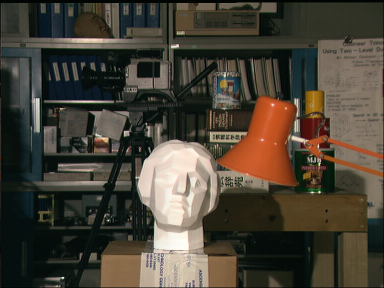
#> input picture Project 2/resources/tsucuba_left.png, 384 x 288 px
$ python task2.py
#> lines starting #> are read from the running program, lines starting #| are printed output that depends on the picture; after the words box and inside, x2 and y2 are one past the last pixel; in counts of white or black regions, pixels touching at a corner belong together
#!/usr/bin/env python
# -*- coding: utf-8 -*-
# @Author: Siddheswar C
# @Email: innocentdevil.sid007@gmail.com


import cv2
import numpy as np


def get_epilines(img, lines, pts1, pts2):
   row, col = img.shape
   img = cv2.cvtColor(img, cv2.COLOR_GRAY2BGR)
   R = 200
   G = 255
   B = 17
   for r, pt1, pt2 in zip(lines, pts1, pts2):
       color = tuple([R, G, B])
       xInit, yInit = map(int, [0, -r[2] / r[1]])
       xNew, yNew = map(int, [col, -(r[2] + r[0] * col) / r[1]])
       img = cv2.line(img, (xInit, yInit), (xNew, yNew), color, 1)
       img = cv2.circle(img, tuple(pt1), 5, color, -1)
       R += 30
       G -= 20
       B += 5
   return img


def task2():
    # reading images
    imgL_color = cv2.imread(r'../resources/tsucuba_left.png')
#> imgL_color is the input picture: shape (288, 384, 3); mean B, G, R 54.7, 66.6, 73.2
    imgR_color = cv2.imread(r'../resources/tsucuba_right.png')
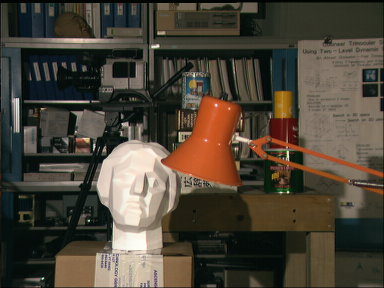
#> input picture Project 2/resources/tsucuba_right.png, 384 x 288 px
#> imgR_color is the input picture: shape (288, 384, 3); mean B, G, R 55.6, 68.2, 75.9

    imgL_gray = cv2.imread(r'../resources/tsucuba_left.png', 0)
#> imgL_gray: shape (288, 384); min 0, max 253, mean 68.4
    imgR_gray = cv2.imread(r'../resources/tsucuba_right.png', 0)
#> imgR_gray: shape (288, 384); min 0, max 253, mean 70.3

    sift = cv2.xfeatures2d.SIFT_create()

    kp1, des1 = sift.detectAndCompute(imgL_color, None)
#> kp1 = 717 keypoints; strongest (x, y, size): (174, 178, 47.3), (126, 133, 3.8), (177, 46, 2.7), (36, 102, 5.7)
    kp2, des2 = sift.detectAndCompute(imgR_color, None)
#> kp2 = 708 keypoints; strongest (x, y, size): (94, 146, 1.9), (133, 178, 47.6), (157, 46, 2.7), (288, 153, 1.9)

    # draw key points on the images
    key_points_imgL = cv2.drawKeypoints(imgL_color, kp1, None, flags=cv2.DRAW_MATCHES_FLAGS_DRAW_RICH_KEYPOINTS)
    key_points_imgR = cv2.drawKeypoints(imgR_color, kp2, None, flags=cv2.DRAW_MATCHES_FLAGS_DRAW_RICH_KEYPOINTS)
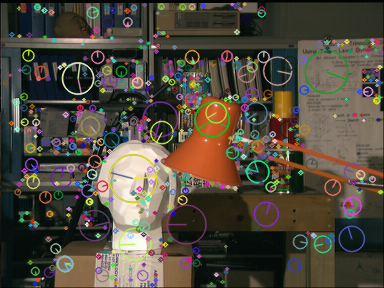
#> key_points_imgR: shape (288, 384, 3); mean B, G, R 62.3, 74.3, 81.1

    cv2.imwrite('../output_images/task2_sift1.jpg', key_points_imgL)
    cv2.imwrite('../output_images/task2_sift2.jpg', key_points_imgR)

    matcher = cv2.DescriptorMatcher_create(cv2.DescriptorMatcher_FLANNBASED)
    matches = matcher.knnMatch(des1, des2, k = 2)
#> matches = 717 matches

    good_matches = []
    ptsL = []
    ptsR = []
    for m, n in matches:
       if m.distance < 0.75*n.distance:
           good_matches.append([m])
           ptsL.append(kp1[m.queryIdx].pt)
           ptsR.append(kp2[m.trainIdx].pt)
#> after the loop, good_matches = 286 matches; ptsL = 286 pairs, first value 30.22 to 377.5, second value 3.55 to 284.5; ptsR = 286 pairs, first value 9.74 to 375.6, second value 3.54 to 284.5

    matches_knn = cv2.drawMatchesKnn(imgL_color, kp1, imgR_color, kp2, good_matches, outImg=None, matchColor = (0, 255, 0), flags = cv2.DRAW_MATCHES_FLAGS_NOT_DRAW_SINGLE_POINTS)
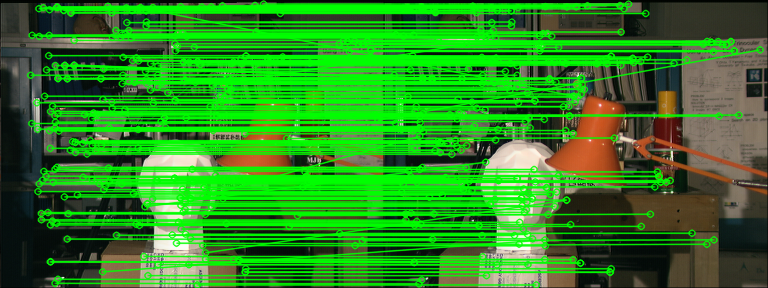
#> matches_knn: shape (288, 768, 3); mean B, G, R 32.9, 136.5, 45.3

    cv2.imwrite('../output_images/task2_matches_knn.jpg', matches_knn)

    ptsL = np.int32(ptsL)
#> ptsL = 286 pairs, first value 30 to 377, second value 3 to 284
    ptsR = np.int32(ptsR)
#> ptsR = 286 pairs, first value 9 to 375, second value 3 to 284

    # Calculate fundamental matrix
    F, mask = cv2.findFundamentalMat(ptsL, ptsR, cv2.RANSAC)
#> F = [[1.38e-06, 0.000295, 0.0258], [-0.000258, 2.31e-05, 1.23], [-0.0288, -1.24, 1]]; mask = 286 values, max 1 at index 0, min 0 at index 35, mean 0.944
    print ('Fundamental Matrix')
    print(F)
#| [[ 1.38035821e-06  2.94679864e-04  2.58401386e-02]
#|  [-2.58341610e-04  2.31367610e-05  1.23429861e+00]
#|  [-2.87547509e-02 -1.23701749e+00  1.00000000e+00]]

    # Select inlier points
    ptsL = ptsL[mask.ravel() == 1]
#> ptsL = 270 pairs, first value 30 to 374, second value 3 to 284
    ptsR = ptsR[mask.ravel() == 1]
#> ptsR = 270 pairs, first value 9 to 354, second value 3 to 284

    inliersL = []
    inliersR = []

    # selecting 10 inlier match pairs
    for i in [np.random.randint(0, len(ptsL) - 1) for x in range (10)]:
        inliersL.append(ptsL[i])
        inliersR.append(ptsR[i])
#> this loop made 10 passes
#> i on passes 1 to 10: 172, 47, 117, 192, 251, 195, 9, 211, 242, 87
#> after the loop, inliersL = [[188, 264], [63, 9], [145, 10], [207, 193], [322, 59], [211, 206], [40, 212], [227, 93], [302, 186], [111, 101]]; inliersR = [[143, 264], [43, 10], [126, 10], [165, 193], [302, 59], [170, 205], [21, 213], [196, 93], [270, 186], [87, 101]]

    inliersL = np.int32(inliersL)
    inliersR = np.int32(inliersR)

    linesR = (cv2.computeCorrespondEpilines(inliersL.reshape(-1, 1, 2), 1, F)).reshape(-1, 3)
#> linesR = [[0.0868, 0.996, -276.7], [0.0235, 1, -9.8], [0.0242, 1, -12.98], [0.0699, 0.998, -205.1], [0.0379, 0.999, -70.44], [0.0731, 0.997, -218.8], [0.0717, 0.997, -213], [0.0454, 0.999, -102.3], [0.0697, 0.998, -204.4], [0.0461, 0.999, -105.1]]
    img1 = get_epilines(imgR_gray, linesR, inliersR, inliersL)
#> the loop in get_epilines, `for r, pt1, pt2 in zip(lines, pts1, pts2):` made 10 passes
#> (r, pt1, pt2, color, yInit, yNew, R, G) on passes 1 to 8: ([0.0868, 0.996, -276.7], [143, 264], [188, 264], (200, 255, 17), 277, 244, 230, 235), ([0.0235, 1, -9.8], [43, 10], [63, 9], (230, 235, 22), 9, 0, 260, 215), ([0.0242, 1, -12.98], [126, 10], [145, 10], (260, 215, 27), 12, 3, 290, 195), ([0.0699, 0.998, -205.1], [165, 193], [207, 193], (290, 195, 32), 205, 178, 320, 175), ([0.0379, 0.999, -70.44], [302, 59], [322, 59], (320, 175, 37), 70, 55, 350, 155), ([0.0731, 0.997, -218.8], [170, 205], [211, 206], (350, 155, 42), 219, 191, 380, 135), ([0.0717, 0.997, -213], [21, 213], [40, 212], (380, 135, 47), 213, 185, 410, 115), ([0.0454, 0.999, -102.3], [196, 93], [227, 93], (410, 115, 52), 102, 84, 440, 95)
#> after the loop in get_epilines, `for r, pt1, pt2 in zip(lines, pts1, pts2):`:
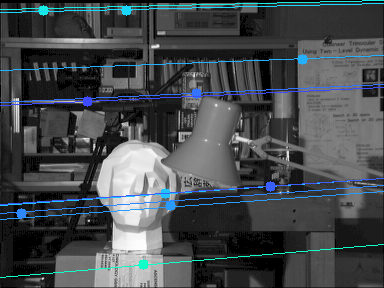
#> img: shape (288, 384, 3); mean B, G, R 77.1, 73.9, 69.1
#> after the loop in get_epilines, `for r, pt1, pt2 in zip(lines, pts1, pts2):`: B = 67; G = 55; R = 500

    linesL = (cv2.computeCorrespondEpilines(inliersR.reshape(-1, 1, 2), 2, F)).reshape(-1, 3)
#> linesL = [[-0.0811, -0.997, 277.1], [-0.0255, -1, 11.8], [-0.026, -1, 13.83], [-0.0661, -0.998, 205.2], [-0.038, -0.999, 71.14], [-0.0688, -0.998, 218.1], [-0.0682, -0.998, 215.2], [-0.0446, -0.999, 102.6], [-0.0661, -0.998, 205.6], [-0.0452, -0.999, 105.7]]
    img2 = get_epilines(imgL_gray, linesL, inliersL, inliersR)
#> the loop in get_epilines (call 2), `for r, pt1, pt2 in zip(lines, pts1, pts2):` made 10 passes
#> (r, pt1, pt2, color, yInit, yNew, R, G) on passes 1 to 8: ([-0.0811, -0.997, 277.1], [188, 264], [143, 264], (200, 255, 17), 278, 246, 230, 235), ([-0.0255, -1, 11.8], [63, 9], [43, 10], (230, 235, 22), 11, 1, 260, 215), ([-0.026, -1, 13.83], [145, 10], [126, 10], (260, 215, 27), 13, 3, 290, 195), ([-0.0661, -0.998, 205.2], [207, 193], [165, 193], (290, 195, 32), 205, 180, 320, 175), ([-0.038, -0.999, 71.14], [322, 59], [302, 59], (320, 175, 37), 71, 56, 350, 155), ([-0.0688, -0.998, 218.1], [211, 206], [170, 205], (350, 155, 42), 218, 192, 380, 135), ([-0.0682, -0.998, 215.2], [40, 212], [21, 213], (380, 135, 47), 215, 189, 410, 115), ([-0.0446, -0.999, 102.6], [227, 93], [196, 93], (410, 115, 52), 102, 85, 440, 95)
#> pass 1, in get_epilines (call 2), `img = cv2.line(img, (xInit, yInit), (xNew, yNew), color, 1)`:
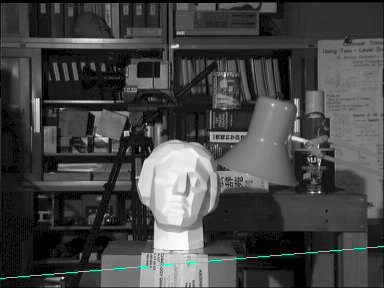
#> img: shape (288, 384, 3); mean B, G, R 68.8, 69, 68.2
#> after the loop in get_epilines (call 2), `for r, pt1, pt2 in zip(lines, pts1, pts2):`:
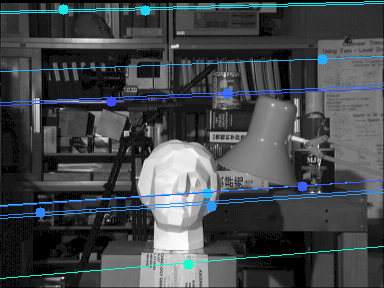
#> img: shape (288, 384, 3); mean B, G, R 75.3, 72.1, 67.3
#> after the loop in get_epilines (call 2), `for r, pt1, pt2 in zip(lines, pts1, pts2):`: B = 67; G = 55; R = 500

    cv2.imwrite('../output_images/task2_epi_right.jpg', img1)
    cv2.imwrite('../output_images/task2_epi_left.jpg', img2)

    stereo = cv2.StereoBM_create(numDisparities = 64, blockSize = 27)
    imageDisparity = stereo.compute(imgL_gray, imgR_gray)
    cv2.imwrite('../output_images/task2_disparity.jpg', imageDisparity)
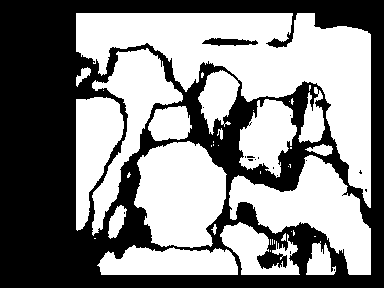
#> saved as task2_disparity.jpg: shape (288, 384); 52.5% white; 17 black regions (15 under 20 px), largest, box (x1, y1, x2, y2) and area: (0, 0, 384, 288) 52143, (202, 38, 258, 46) 291


if __name__ == '__main__':
    task2()
